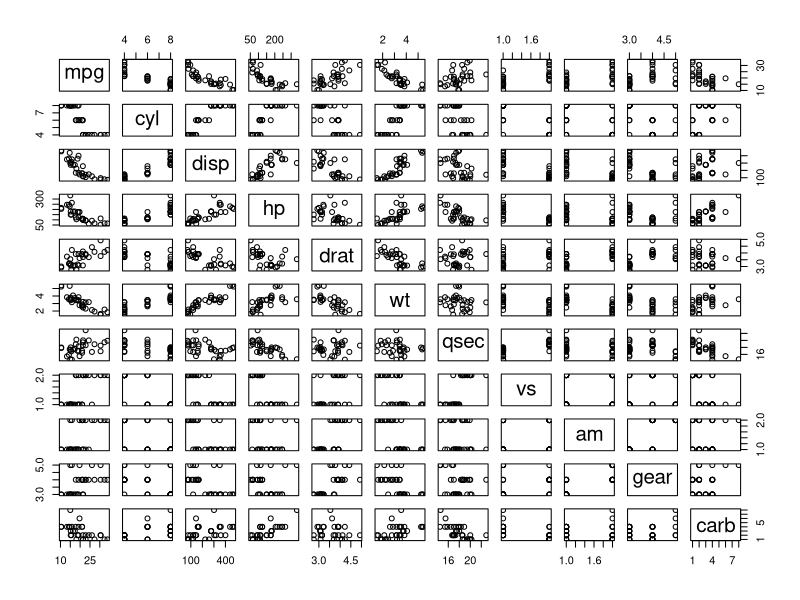
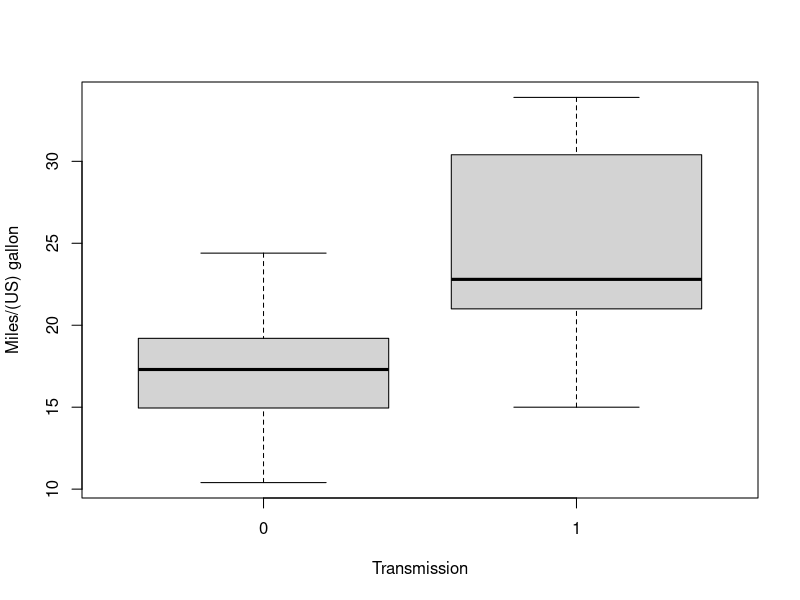
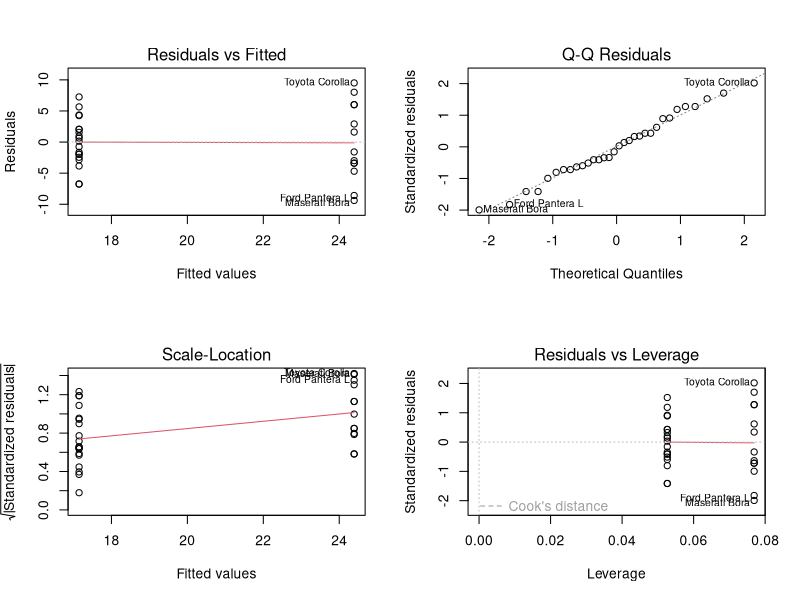
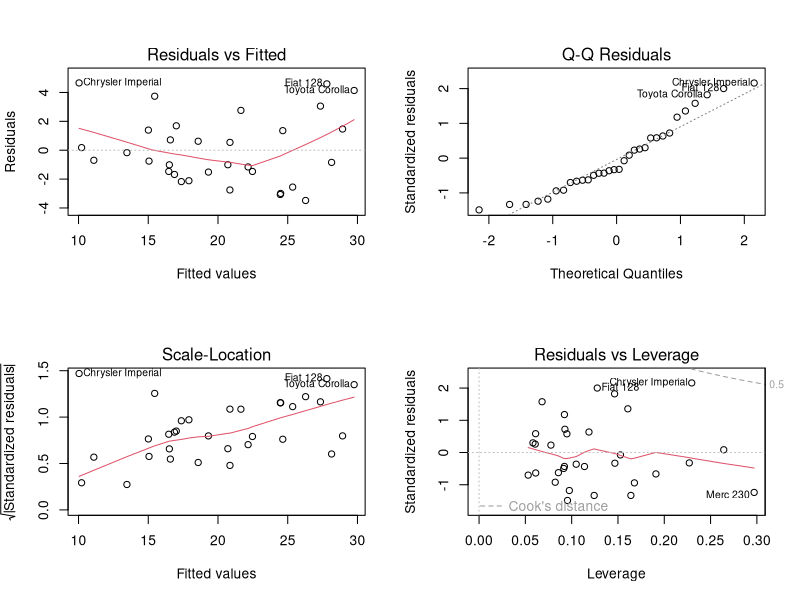

The R source for these figures, in order:
## ---- chunk 1
knitr::opts_chunk$set(echo = TRUE)
## ---- chunk 2
data("mtcars")
mtcars$vs <- factor(mtcars$vs)
mtcars$am <- factor(mtcars$am)
summary(mtcars)
str(mtcars)
pairs(mtcars)
## ---- chunk 3
boxplot(mpg~am, data=mtcars, xlab="Transmission", ylab="Miles/(US) gallon")
## ---- chunk 4
t.test(mpg~am, data=mtcars)
## ---- chunk 5
fit <- lm(mpg~am, data=mtcars)
par(mfrow=c(2,2))
plot(fit)
## ---- chunk 6
stepmodel <- step(lm(mpg~., data = mtcars),direction = "both", trace = 0)
summary(stepmodel)
## ---- chunk 7
anova(fit,stepmodel)
## ---- chunk 8
par(mfrow=c(2,2))
plot(stepmodel)
## ---- chunk 9
library(car)
vif(stepmodel)
leverage <- hatvalues(stepmodel)
tail(sort(leverage),3)
influential <- dfbetas(stepmodel)
tail(sort(influential),3)
